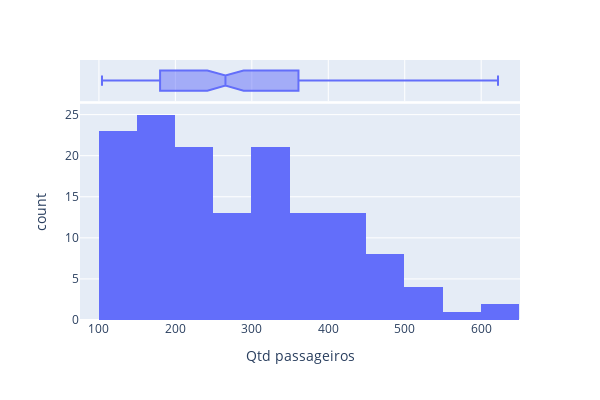

Notebook cell for this chart:
### Code cell
fig = px.histogram(
    df_air,
    x='Qtd passageiros',
    marginal='box',  # or violin, rug
    hover_data=['Qtd passageiros'],
    height=400,
    width=600,
    #category_orders={'Trecho': trechos_analise}
)
fig.show()

### Figure 1 — Plotly figure (JSON) as saved in the notebook; plotly's stock layout.template omitted (floating-point values rounded to 4 significant figures; data arrays with more than 128 entries replaced by an {"elided": "..."} marker saying what was removed)
{"data": [{"alignmentgroup": "True", "bingroup": "x", "hovertemplate": "Qtd passageiros=%{x}<br>count=%{y}<extra></extra>", "legendgroup": "", "marker": {"color": "#636efa", "pattern": {"shape": ""}}, "name": "", "offsetgroup": "", "orientation": "v", "showlegend": false, "type": "histogram", "x": {"elided": "144 int values"}, "xaxis": "x", "yaxis": "y"}, {"alignmentgroup": "True", "hovertemplate": "Qtd passageiros=%{x}<extra></extra>", "legendgroup": "", "marker": {"color": "#636efa"}, "name": "", "notched": true, "offsetgroup": "", "showlegend": false, "type": "box", "x": {"elided": "144 int values"}, "xaxis": "x2", "yaxis": "y2"}], "layout": {"barmode": "relative", "height": 400, "legend": {"tracegroupgap": 0}, "margin": {"t": 60}, "width": 600, "xaxis": {"anchor": "y", "domain": [0, 1], "title": {"text": "Qtd passageiros"}}, "xaxis2": {"anchor": "y2", "domain": [0, 1], "matches": "x", "showgrid": true, "showticklabels": false}, "yaxis": {"anchor": "x", "domain": [0, 0.8316], "title": {"text": "count"}}, "yaxis2": {"anchor": "x2", "domain": [0.8416, 1], "matches": "y2", "showgrid": false, "showline": false, "showticklabels": false, "ticks": ""}}}
